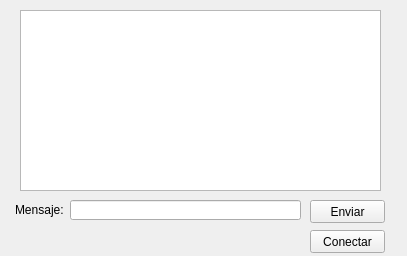
<?xml version="1.0" encoding="UTF-8"?>
<ui version="4.0">
 <class>MainWindow</class>
 <widget class="QMainWindow" name="MainWindow">
  <property name="geometry">
   <rect>
    <x>0</x>
    <y>0</y>
    <width>407</width>
    <height>256</height>
   </rect>
  </property>
  <property name="windowTitle">
   <string>Cliente</string>
  </property>
  <widget class="QWidget" name="centralwidget">
   <widget class="QPushButton" name="btEnviar">
    <property name="geometry">
     <rect>
      <x>310</x>
      <y>200</y>
      <width>75</width>
      <height>23</height>
     </rect>
    </property>
    <property name="text">
     <string>Enviar</string>
    </property>
   </widget>
   <widget class="QLineEdit" name="tbMensaje">
    <property name="geometry">
     <rect>
      <x>70</x>
      <y>200</y>
      <width>231</width>
      <height>20</height>
     </rect>
    </property>
   </widget>
   <widget class="QLabel" name="txtMensaje">
    <property name="geometry">
     <rect>
      <x>15</x>
      <y>200</y>
      <width>51</width>
      <height>20</height>
     </rect>
    </property>
    <property name="text">
     <string>Mensaje:</string>
    </property>
   </widget>
   <widget class="QTextEdit" name="lMensajes">
    <property name="geometry">
     <rect>
      <x>20</x>
      <y>10</y>
      <width>361</width>
      <height>181</height>
     </rect>
    </property>
   </widget>
   <widget class="QPushButton" name="btCon">
    <property name="geometry">
     <rect>
      <x>310</x>
      <y>230</y>
      <width>75</width>
      <height>23</height>
     </rect>
    </property>
    <property name="text">
     <string>Conectar</string>
    </property>
   </widget>
  </widget>
 </widget>
 <resources/>
 <connections/>
</ui>
